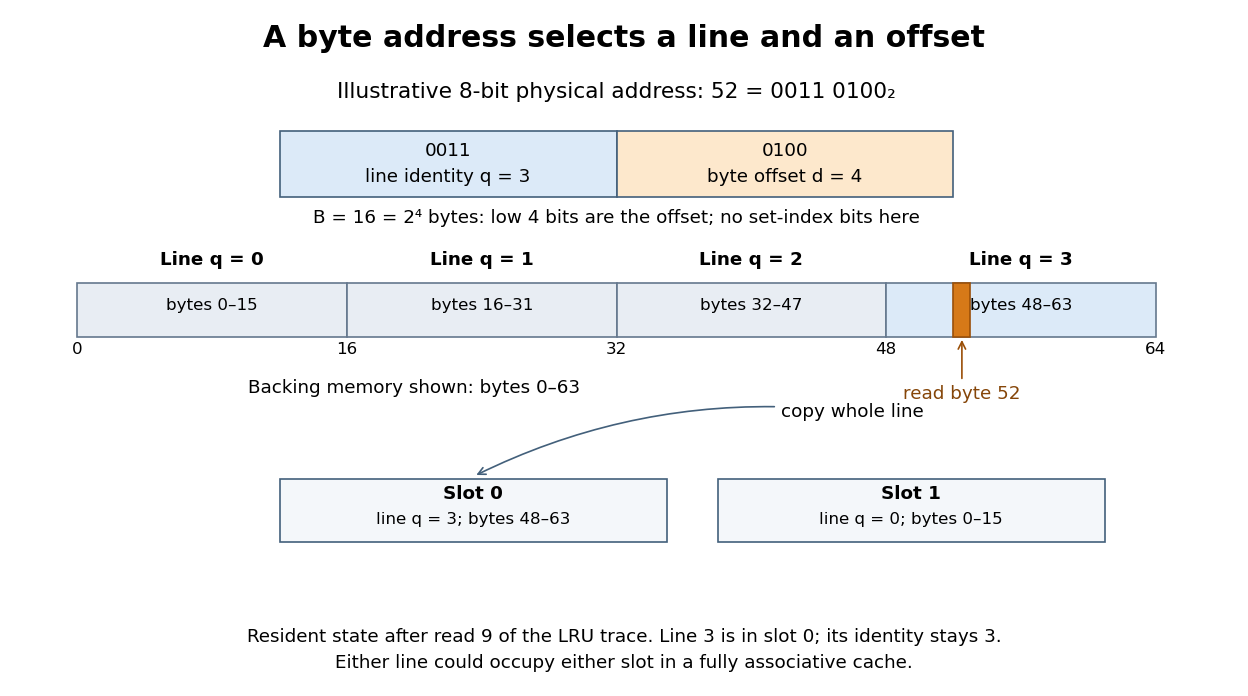

This chart was generated by the following Python code:
"""Draw byte-address geometry and distinguish line identity from cache slots.

Tested with Python 3.14.4, Matplotlib 3.10.7, NumPy 2.3.5.
Run from _media with MPLBACKEND=Agg and MPLCONFIGDIR in /tmp.
The matching PNG basename is written to the current working directory.
"""

from pathlib import Path

import matplotlib.pyplot as plt
from matplotlib.patches import Rectangle


def main():
    address, block_bytes = 52, 16
    line, offset = divmod(address, block_bytes)
    assert (line, offset, line * block_bytes) == (3, 4, 48)
    plt.rcParams.update({"font.family": "DejaVu Sans", "font.size": 11})
    fig, ax = plt.subplots(figsize=(10.4, 5.8), dpi=120)
    fig.patch.set_facecolor("white")
    ax.set(xlim=(-2, 68), ylim=(-0.3, 8.7))
    ax.axis("off")
    fig.suptitle("A byte address selects a line and an offset", fontsize=18,
                 fontweight="bold", y=0.965)
    ax.text(32, 8.1, "Illustrative 8-bit physical address: 52 = 0011 0100₂", ha="center", fontsize=13)
    for x, width, label, color in [(12, 20, "0011\nline identity q = 3", "#dceaf8"),
                                    (32, 20, "0100\nbyte offset d = 4", "#fde8cc")]:
        ax.add_patch(Rectangle((x, 6.45), width, 1.1, facecolor=color, edgecolor="#43607b"))
        ax.text(x + width / 2, 7, label, ha="center", va="center", linespacing=1.6)
    ax.text(32, 6.0, "B = 16 = 2⁴ bytes: low 4 bits are the offset; no set-index bits here",
            ha="center", fontsize=11)
    colors = ["#e8edf3", "#e8edf3", "#e8edf3", "#dceaf8"]
    for q in range(4):
        start = q * block_bytes
        ax.add_patch(Rectangle((start, 4.1), block_bytes, 0.9,
                               facecolor=colors[q], edgecolor="#65788e"))
        ax.text(start + 8, 5.3, f"Line q = {q}", ha="center", weight="bold")
        ax.text(start + 8, 4.55, f"bytes {start}–{start + 15}", ha="center", fontsize=10)
    for boundary in (0, 16, 32, 48, 64):
        ax.text(boundary, 3.8, str(boundary), ha="center", fontsize=10)
    ax.add_patch(Rectangle((address, 4.1), 1, 0.9, facecolor="#d67918", edgecolor="#9a4f08"))
    ax.annotate("read byte 52", xy=(52.5, 4.1), xytext=(52.5, 3.05), ha="center",
                arrowprops={"arrowstyle": "->", "color": "#9a4f08"}, color="#854508")
    ax.text(20, 3.15, "Backing memory shown: bytes 0–63", ha="center", fontsize=11)
    for x, name, label in [(12, "Slot 0", "line q = 3; bytes 48–63"),
                           (38, "Slot 1", "line q = 0; bytes 0–15")]:
        ax.add_patch(Rectangle((x, 0.65), 23, 1.05, facecolor="#f4f7fa", edgecolor="#43607b"))
        ax.text(x + 11.5, 1.37, name, ha="center", weight="bold")
        ax.text(x + 11.5, 0.95, label, ha="center", fontsize=10)
    ax.annotate("copy whole line", xy=(23.5, 1.75), xytext=(46, 2.75), ha="center",
                arrowprops={"arrowstyle": "->", "connectionstyle": "arc3,rad=0.15", "color": "#43607b"})
    fig.text(0.5, 0.04, "Resident state after read 9 of the LRU trace. Line 3 is in slot 0; its identity stays 3.\n"
             "Either line could occupy either slot in a fully associative cache.",
             ha="center", fontsize=11, linespacing=1.6)
    fig.subplots_adjust(left=0.035, right=0.98, top=0.91, bottom=0.14)
    fig.savefig(Path(__file__).stem + ".png", facecolor="white", transparent=False)
    plt.close(fig)


if __name__ == "__main__":
    main()
